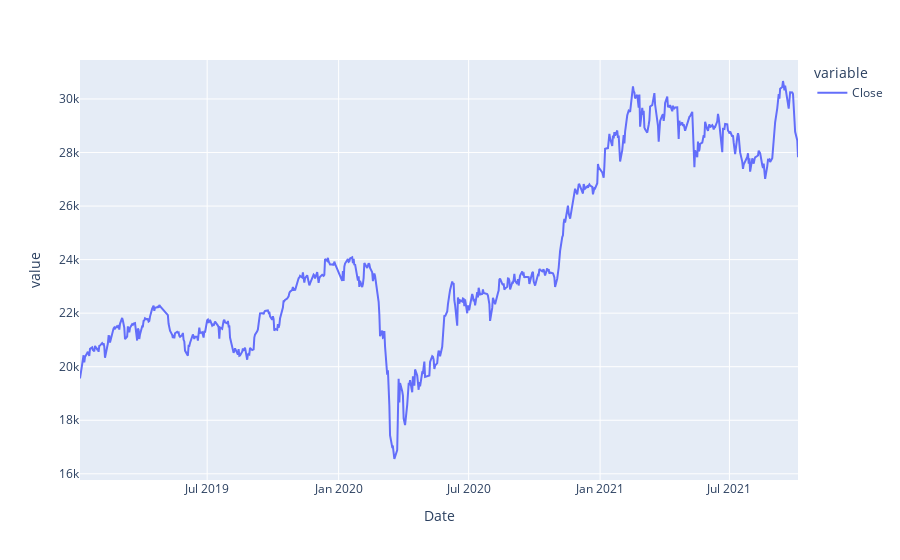

Here is the notebook cell this chart was saved with:
### Code cell
px.line(yahoo_n225['Close'])

### Figure 1 — Plotly figure (JSON) as saved in the notebook; plotly's stock layout.template omitted (floating-point values rounded to 4 significant figures; data arrays with more than 128 entries replaced by an {"elided": "..."} marker saying what was removed)
{"data": [{"hovertemplate": "variable=Close<br>Date=%{x}<br>value=%{y}<extra></extra>", "legendgroup": "Close", "line": {"color": "#636efa", "dash": "solid"}, "marker": {"symbol": "circle"}, "mode": "lines", "name": "Close", "orientation": "v", "showlegend": true, "type": "scatter", "x": {"elided": "668 str values"}, "xaxis": "x", "y": {"elided": "668 float values"}, "yaxis": "y"}], "layout": {"autosize": true, "legend": {"title": {"text": "variable"}, "tracegroupgap": 0}, "margin": {"t": 60}, "xaxis": {"anchor": "y", "autorange": true, "domain": [0, 1], "range": ["2019-01-04", "2021-10-05"], "title": {"text": "Date"}, "type": "date"}, "yaxis": {"anchor": "x", "autorange": true, "domain": [0, 1], "range": [15770.0, 31450.0], "title": {"text": "value"}, "type": "linear"}}}
